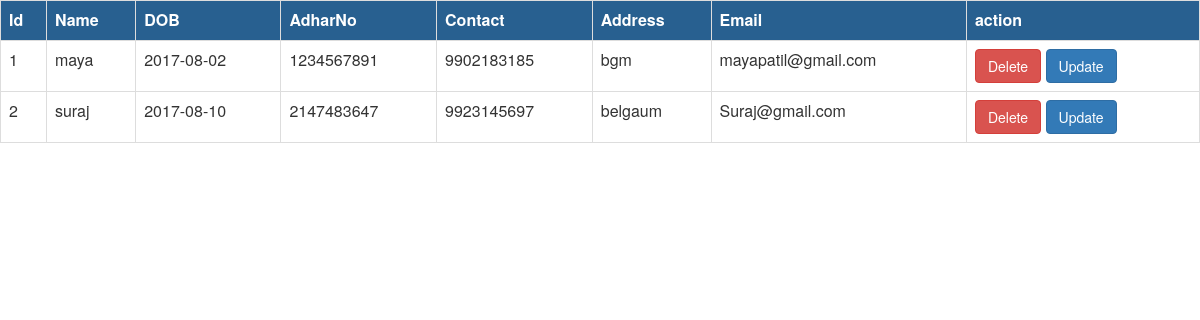
Screenshot of /E/display.php with the database file from the repository.
### tables this page shows
CREATE TABLE IF NOT EXISTS `cust` (
  `id` int(11) NOT NULL,
  `name` varchar(20) NOT NULL,
  `dob` date NOT NULL,
  `adhar` int(12) NOT NULL,
  `contact` varchar(10) NOT NULL,
  `address` varchar(50) NOT NULL,
  `email` varchar(50) NOT NULL,
  `amount` double NOT NULL,
  `interest` double NOT NULL,
  `EMI` double NOT NULL,
  `fromD` date NOT NULL,
  `toD` date NOT NULL,
  `dedamount` float NOT NULL,
  `amountinterest` float NOT NULL
);

### E/display.php (the view)
<html>
<head>
	<link rel="stylesheet" href="bootstrap/css/bootstrap.css">
</head>
<body>
<?php
include "connectdb.php";
	if(!$con)
	{
		mysqli_connect_error();
	}
	else
	{
	$sql="SELECT * FROM cust";
		if($result=mysqli_query($con,$sql))
		{
		echo "<table class='table table-bordered'>";
		echo "<tr class='btn-primary'>
		<th>Id</th>
		<th>Name</th>
		<th>DOB</th>
		<th>AdharNo</th>
		<th>Contact</th>
		<th>Address</th>
		<th>Email</th>
		<th>action</th></tr>";
			while($row=mysqli_fetch_array($result))
			{
				echo "<tr><td>".$row["id"]."</td>
				          <td>".$row["name"]."</td>
						  <td>".$row["dob"]."</td>
						  <td>".$row["adhar"]."</td>
						  <td>".$row["contact"]."</td>
						  <td>".$row["address"]."</td>
						  <td>".$row["email"]."</td>
						  <td><a href='delete.php?id=".$row["id"]."' class='btn btn-danger'>Delete</a>
						  <a href='update.php?id=".$row["id"]."' class='btn btn-primary'>Update</a>
						  </td>
					  </tr>";
			}
			echo "</table>";
		}
		else
		{
			mysqli_error();
		}
	}
?>
</body>
</html>

### rows the page displays
cust: id "1", name "maya", dob "2017-08-02", adhar "1234567891", contact "9902183185", address "bgm", email "mayapatil@gmail.com"
cust: id "2", name "suraj", dob "2017-08-10", adhar "2147483647", contact "9923145697", address "belgaum", email "Suraj@gmail.com"
